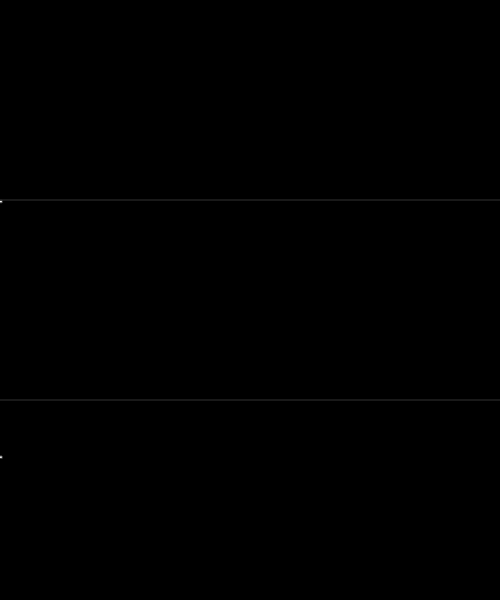
Frame 1 (no input)
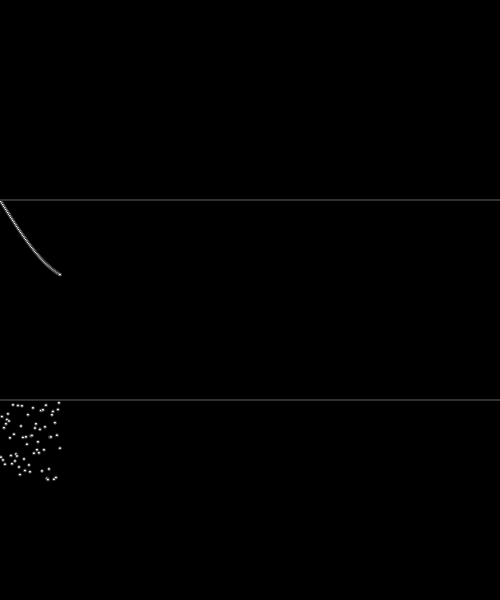
Frame 60 (no input)
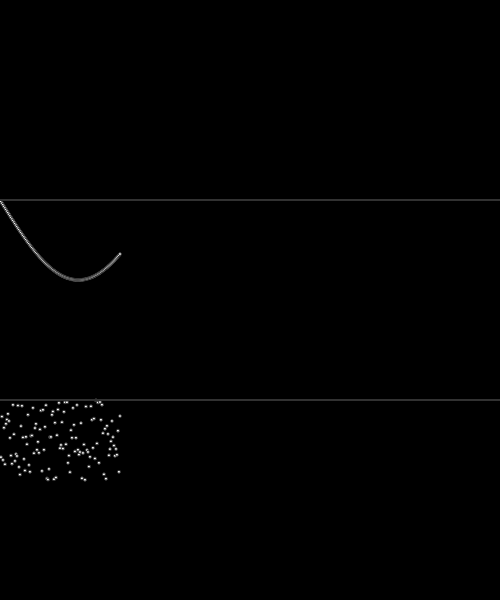
Frame 120 (the mouse pressed at the canvas centre since frame 60)

The p5.js sketch that drew these frames (run headless with seeded random() and noise() and a simulated clock; from frame 60 on, the mouse is pressed at the canvas centre):

// p5.js sketch
// ── sketch.js
// IMA NYU Shanghai
// the Nature of Code
// MOQN
// Mar 15 2017


function setup() {
  createCanvas(500, 600);
  background(0);
  fill(255);
  stroke(50);
}


function draw() {
  var freq = frameCount * 0.02;
  var amp = 80;

  var x = frameCount % width;

  // sine wave
  var sinValue = sin(freq) * amp; // sin(freq) * amp
  var y = height * 1 / 3 + sinValue;
  ellipse(x, y, 3, 3);
  line(0, height * 1 / 3, width, height * 1 / 3);

  // random
  var randomValue = random(1) * amp // range from 0 to 1
  y = height * 2 / 3 + randomValue;
  ellipse(x, y, 3, 3);
  line(0, height * 2 / 3, width, height * 2 / 3);
}
